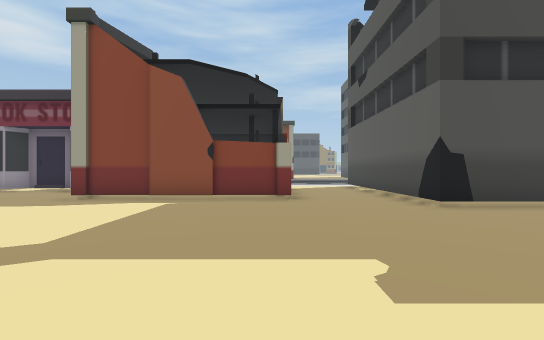
[1] (above)

15 first-person views from a walk through a 3-D level made in the Unity game engine. The camera is 1.5 m above the floor, looks level and sees 90° across. The floor is counted in squares, 2 m on a side. Each view is taken from the middle of a square. On the plan, view 1 faces up. The plan holds only what a view shows up to about 10 squares ahead; the rest is blank. The place goes on beyond the plan.

[2]
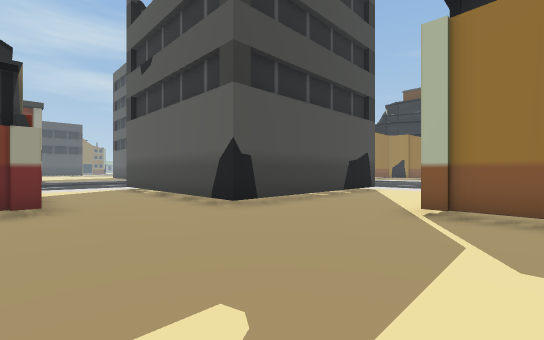

[3]
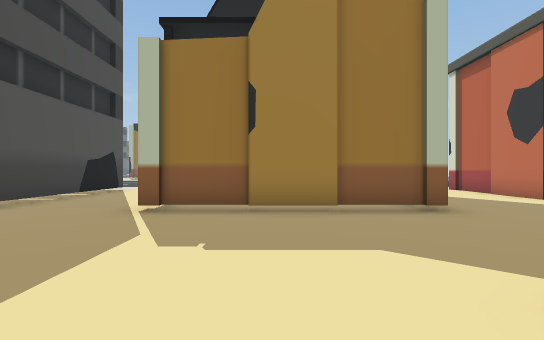

[4]
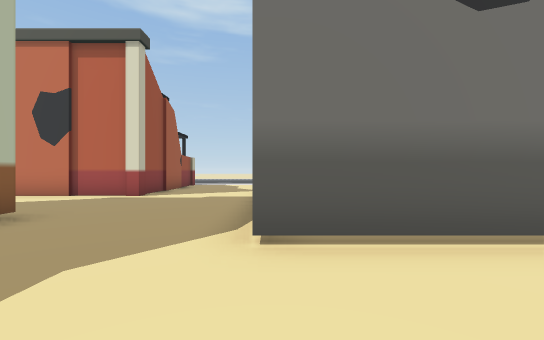

[5]
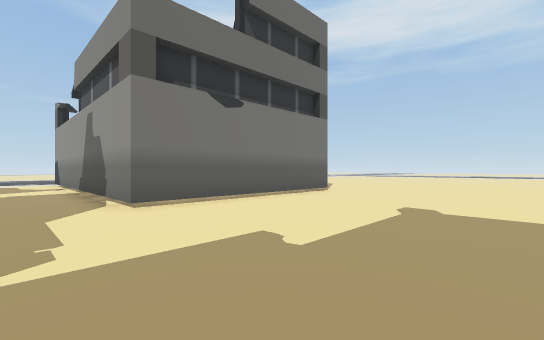

[6]
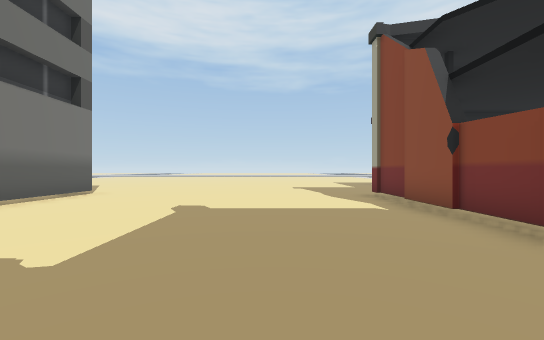

[7]
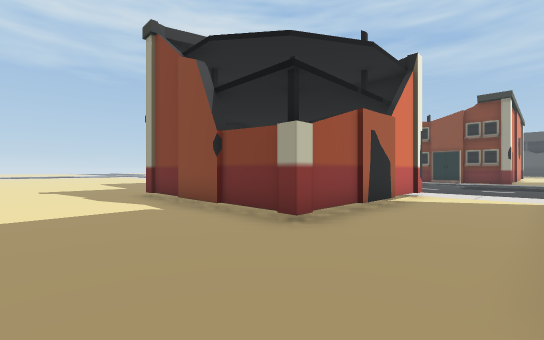

[8]
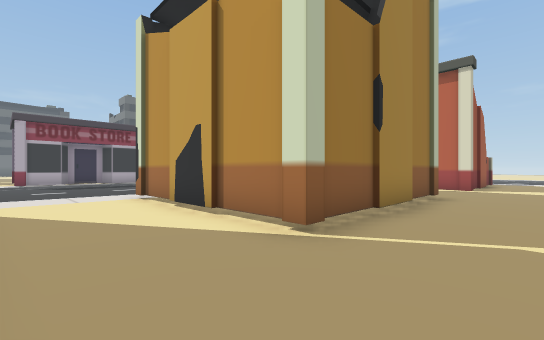

[9]
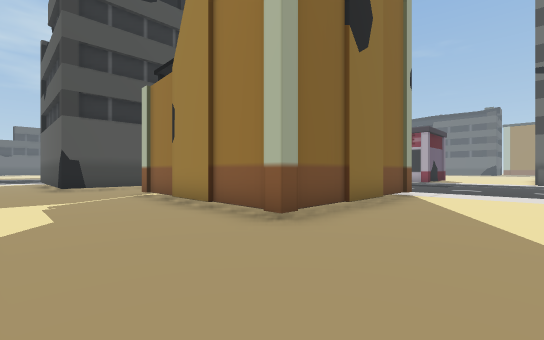

[10]
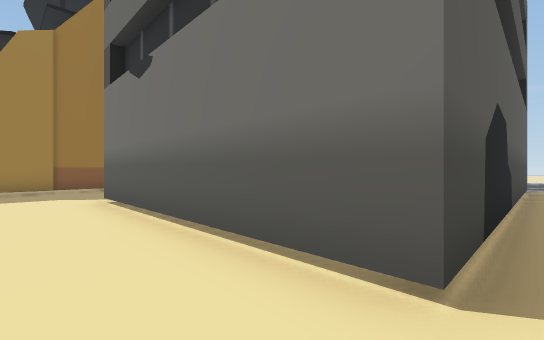

[11]
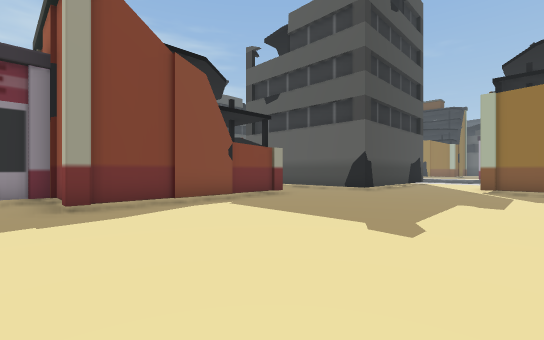

[12]
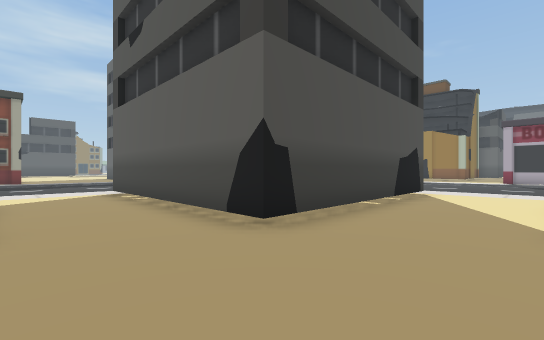

[13]
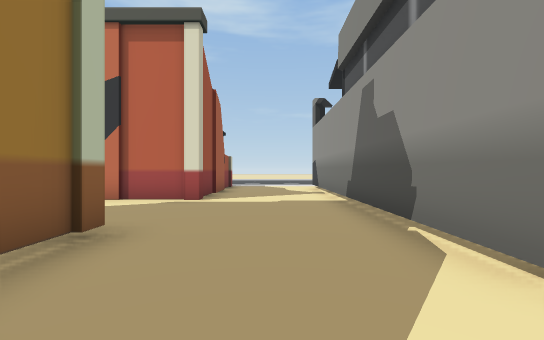

[14]
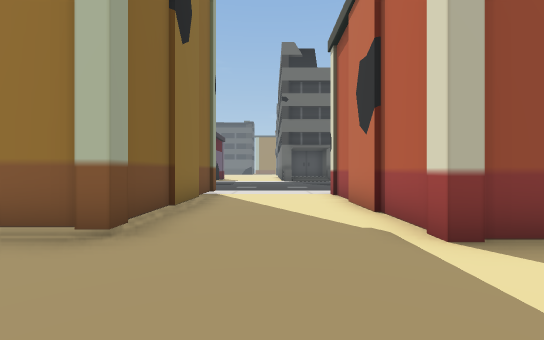

[15]
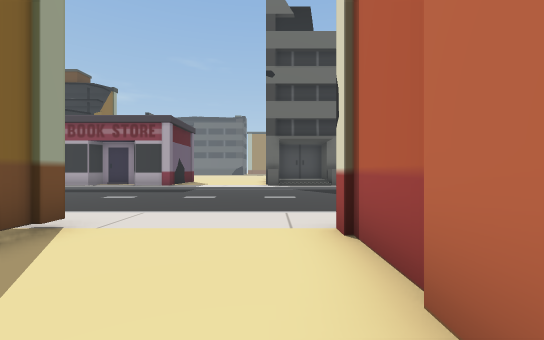

### Floor plan
Points are (right, up) in squares from view 1. A wall is a line through its corners. A room is listed if a view was taken in it or the views show most of it. See-through windows are left out.
Room 1 (views 1, 2, 3, 4, 5, 6, 7, 8, 9, 10, 11, 12, 13, 14, 15)
walls: (4.8, -7.2) (4.8, -6.8) (10.5, -6.8); (5.1, -8.5) (5.1, -7.2); (10.4, 5.6) (3.5, 5.6) (3.5, 12.5); (10.8, -3.2) (5.1, -3.2) (5.1, 2.5) (10.6, 2.5); (-5.6, -8.5) (-5.6, -1.7) (1.2, -1.7) (1.2, -8.5); (0.4, 12.7) (0.4, 7.1) (-5.2, 7.1) (-5.2, 9.2) (-6, 9.2)
ways out: opening at (2, 12); opening at (10, -5); opening at (10, 4)

Positions as (right, up) in squares from view 1, and headings:
1: (0, 0), facing up
2: (0, 1), facing up-right
3: (0, 0), facing right
4: (1, 1), facing down
5: (3, 4), facing down-left
6: (3, 4), facing left
7: (3, 4), facing up-left
8: (3, 5), facing down-right
9: (2, -6), facing up-right
10: (-6, 0), facing down-right
11: (-6, 1), facing up-right
12: (1, 3), facing up-right
13: (3, 0), facing down
14: (2, -5), facing right
15: (7, -6), facing right
